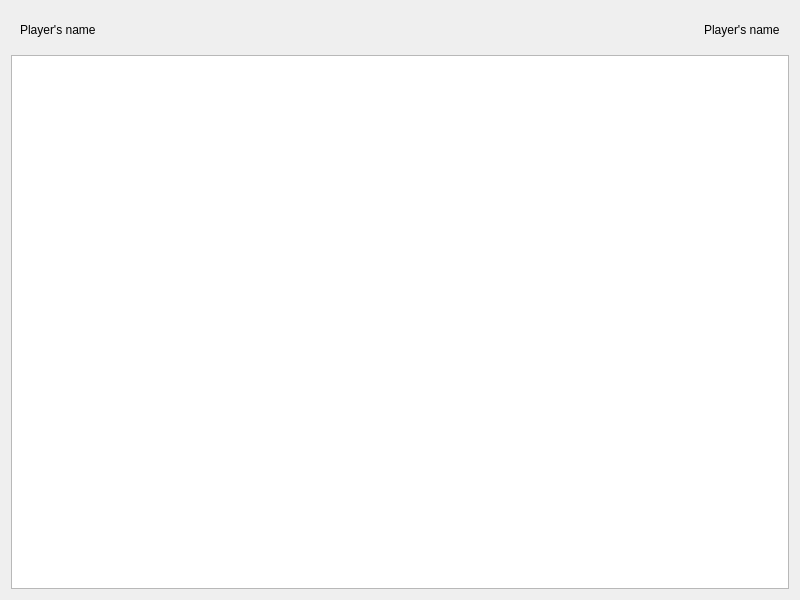
<?xml version="1.0" encoding="UTF-8"?>
<ui version="4.0">
 <class>Battlefield</class>
 <widget class="QWidget" name="Battlefield">
  <property name="geometry">
   <rect>
    <x>0</x>
    <y>0</y>
    <width>800</width>
    <height>600</height>
   </rect>
  </property>
  <property name="windowTitle">
   <string>Form</string>
  </property>
  <layout class="QVBoxLayout" name="verticalLayout_2">
   <item>
    <widget class="QWidget" name="widget" native="true">
     <layout class="QHBoxLayout" name="horizontalLayout_2">
      <item>
       <widget class="QLabel" name="label">
        <property name="text">
         <string>Player's name</string>
        </property>
       </widget>
      </item>
      <item>
       <spacer name="horizontalSpacer">
        <property name="orientation">
         <enum>Qt::Orientation::Horizontal</enum>
        </property>
        <property name="sizeHint" stdset="0">
         <size>
          <width>40</width>
          <height>20</height>
         </size>
        </property>
       </spacer>
      </item>
      <item>
       <widget class="QLabel" name="label_2">
        <property name="text">
         <string>Player's name</string>
        </property>
       </widget>
      </item>
     </layout>
    </widget>
   </item>
   <item>
    <widget class="QGraphicsView" name="graphicsView"/>
   </item>
  </layout>
 </widget>
 <resources/>
 <connections/>
</ui>
